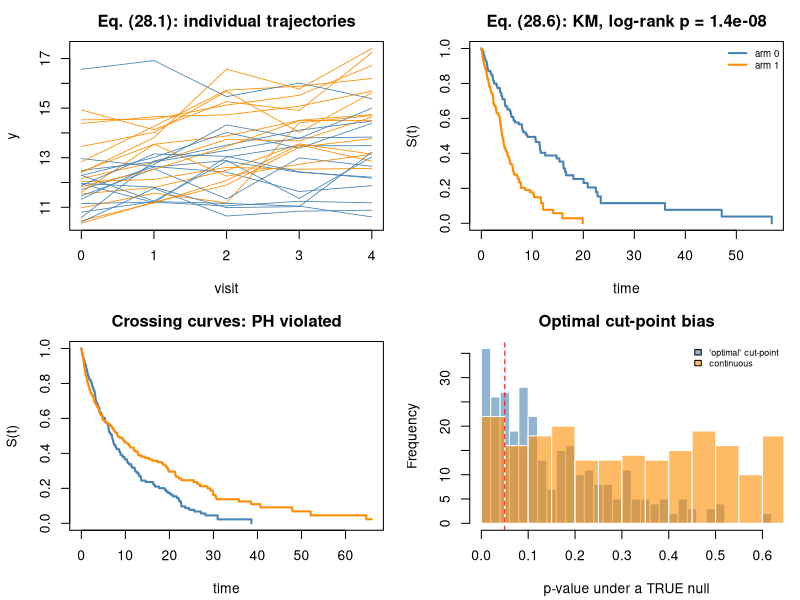

Reproduce this figure in R.
## ---- chunk 1
suppressPackageStartupMessages({library(survival); library(nlme); library(splines)})
MODULE_NAME <- "28a_survival_and_longitudinal"
OUT <- file.path(Sys.getenv("STATS_OUT", unset = "results"), MODULE_NAME)
dir.create(OUT, recursive = TRUE, showWarnings = FALSE)
header <- function(txt) cat("\n", strrep("=", 72), "\n", txt, "\n",
                            strrep("=", 72), "\n", sep = "")
## ---- chunk 2
header("A1. Repeated visits: the treatment x time interaction (28.1)-(28.2)")
set.seed(2001)
n_subj <- 30; n_visit <- 5
dl <- do.call(rbind, lapply(seq_len(n_subj), function(s) {
  arm <- s %% 2; b0 <- rnorm(1, 0, 1.5); b1 <- rnorm(1, 0, 0.25)
  data.frame(subject = factor(sprintf("S%02d", s)), arm = arm, time = 0:(n_visit-1),
             y = (12 + b0) + (0.15 + 0.35*arm + b1)*(0:(n_visit-1)) + rnorm(n_visit, 0, 0.6))
}))
m_wrong <- lm(y ~ time * arm, data = dl)                        # visits pooled
m_rs <- lme(y ~ time * arm, random = ~ time | subject, data = dl)
cat("  TRUE treatment x time interaction = 0.350\n")
cat(sprintf("  %-34s%16s%9s%11s\n", "analysis", "beta(time:arm)", "SE", "p"))
cs <- coef(summary(m_wrong))
cat(sprintf("  %-34s%16.4f%9.4f%11.4f\n", "OLS, visits pooled (WRONG)",
            cs["time:arm",1], cs["time:arm",2], cs["time:arm",4]))
ts <- summary(m_rs)$tTable
cat(sprintf("  %-34s%16.4f%9.4f%11.4f\n", "mixed model, random slope",
            ts["time:arm","Value"], ts["time:arm","Std.Error"], ts["time:arm","p-value"]))
cat(sprintf("\n  A main effect of `arm` describes only the BASELINE difference\n"))
cat(sprintf("  (here %+.3f). The scientific question is the INTERACTION.\n",
            ts["arm","Value"]))
## ---- chunk 3
header("A2. Between- vs within-person effects (28.3)")
set.seed(2002)
da <- do.call(rbind, lapply(1:60, function(s) {
  base_age <- runif(1, 40, 80)
  level <- 5 + 0.06*base_age + rnorm(1, 0, 0.5)   # BETWEEN: positive (cohort effect)
  data.frame(subject = factor(sprintf("S%02d", s)), age = base_age + 0:3,
             y = level - 0.10*(0:3) + rnorm(4, 0, 0.25))  # WITHIN: negative
}))
da$age_mean <- ave(da$age, da$subject)
da$age_dev <- da$age - da$age_mean
m_naive <- lm(y ~ age, data = da)
m_sep <- lme(y ~ age_mean + age_dev, random = ~ 1 | subject, data = da)
cat(sprintf("  naive pooled age slope          = %+.4f\n", coef(m_naive)["age"]))
cat(sprintf("  between-person (age_mean) slope = %+.4f  (truth +0.06)\n",
            fixef(m_sep)["age_mean"]))
cat(sprintf("  within-person  (age_dev)  slope = %+.4f  (truth -0.10)\n",
            fixef(m_sep)["age_dev"]))
cat("\n  The naive analysis reports a POSITIVE age effect; the biology is a\n")
cat("  NEGATIVE within-person decline. Always decompose (28.3) in cohorts.\n")
## ---- chunk 4
header("B1. Right-censoring: three wrong answers and one right one")
simulate_survival <- function(n = 300, hr = 1.8, censor_rate = 0.9) {
  arm <- rbinom(n, 1, 0.5)
  base_hazard <- 0.08
  T <- rexp(n, base_hazard * hr^arm)
  ## size = n matters: 1/(base*censor_rate) is a SCALAR, so without `n` every
  ## patient would share one censoring time.
  C <- rexp(n, base_hazard * censor_rate)
  data.frame(time = pmin(T, C), event = as.integer(T <= C), arm = arm, true_T = T)
}
set.seed(2004)
d <- simulate_survival()
cat(sprintf("  n = %d, events = %d (%.0f%%), censored = %d\n", nrow(d), sum(d$event),
            100*mean(d$event), sum(!d$event)))
km_all <- survfit(Surv(time, event) ~ 1, data = d)
cat(sprintf("\n  TRUE median survival (uncensored truth) = %.2f\n", median(d$true_T)))
cat(sprintf("  (a) mean observed time, ignoring censoring = %.2f   <- biased DOWN\n",
            mean(d$time)))
cat(sprintf("  (b) mean among events only                 = %.2f   <- biased DOWN more\n",
            mean(d$time[d$event == 1])))
cat(sprintf("  (c) Kaplan-Meier median (28.6)             = %.2f   <- correct\n",
            summary(km_all)$table["median"]))
cat("\n  Censored subjects are NOT failures and NOT missing: they contribute\n")
cat("  information up to their censoring time. Requires NON-INFORMATIVE\n")
cat("  censoring: T independent of C given covariates.\n")
## ---- chunk 5
header("B2. KM estimator and Greenwood's variance (28.6)-(28.7)")
kaplan_meier <- function(time, event) {
  ts <- sort(unique(time[event == 1]))
  S <- 1; var_sum <- 0
  do.call(rbind, lapply(ts, function(ti) {
    n_i <- sum(time >= ti); d_i <- sum(time == ti & event == 1)
    S <<- S * (1 - d_i/n_i)                                     # eq. (28.6)
    if (n_i > d_i) var_sum <<- var_sum + d_i/(n_i*(n_i - d_i))  # eq. (28.7)
    data.frame(t = ti, n_risk = n_i, d = d_i, S = S, se = S*sqrt(var_sum))
  }))
}
mine <- kaplan_meier(d$time, d$event)
sf <- survfit(Surv(time, event) ~ 1, data = d)
idx <- round(c(0.1, 0.5, 0.9) * (nrow(mine) - 1)) + 1
cat(sprintf("  %8s%11s%11s%15s%14s\n", "time", "n at risk", "S (mine)",
            "S (survfit)", "Greenwood SE"))
for (i in idx) {
  ti <- mine$t[i]
  s_sf <- summary(sf, times = ti)$surv
  cat(sprintf("  %8.3f%11d%11.5f%15.5f%14.5f\n", ti, mine$n_risk[i], mine$S[i],
              s_sf, mine$se[i]))
}
cat(sprintf("  max |mine - survfit| over all event times: %.2e\n",
            max(abs(mine$S - summary(sf, times = mine$t)$surv))))
cat("\n  ALWAYS show the number-at-risk table. The right tail of a KM curve is\n")
cat("  estimated from very few subjects and looks far more precise than it is:\n")
for (q in c(0.25, 0.5, 0.75, 0.95)) {
  i <- max(1, round(q * nrow(mine)))
  cat(sprintf("    at t = %6.2f: %3d at risk, S = %.3f +/- %.3f\n",
              mine$t[i], mine$n_risk[i], mine$S[i], 1.96*mine$se[i]))
}
## ---- chunk 6
header("B3. Log-rank from scratch (28.8)")
logrank_manual <- function(time, event, group) {
  OE <- 0; V <- 0
  for (ti in sort(unique(time[event == 1]))) {
    at_risk <- time >= ti
    n_i <- sum(at_risk); n_1i <- sum(at_risk & group == 1)
    d_i <- sum(time == ti & event == 1)
    d_1i <- sum(time == ti & event == 1 & group == 1)
    if (n_i > 1) {
      OE <- OE + d_1i - d_i * n_1i/n_i                          # eq. (28.8)
      V <- V + d_i*(n_i - d_i)*n_1i*(n_i - n_1i)/(n_i^2*(n_i-1))
    }
  }
  Z <- OE/sqrt(V); c(Z = Z, chi2 = Z^2, p = 2*pnorm(abs(Z), lower.tail = FALSE))
}
lr_mine <- logrank_manual(d$time, d$event, d$arm)
lr_sd <- survdiff(Surv(time, event) ~ arm, data = d)
cat(sprintf("  mine      : Z = %+.4f, chi2 = %.4f, p = %.3e\n",
            lr_mine["Z"], lr_mine["chi2"], lr_mine["p"]))
cat(sprintf("  survdiff(): chi2 = %.4f, p = %.3e\n", lr_sd$chisq,
            pchisq(lr_sd$chisq, 1, lower.tail = FALSE)))
cat("\n  The log-rank is most powerful under PROPORTIONAL HAZARDS and can have\n")
cat("  near-zero power when survival curves CROSS.\n")
## ---- chunk 7
header("B4. Cox proportional hazards and its diagnostic (28.9)-(28.11)")
set.seed(7)
d$age <- rnorm(nrow(d), 60, 10)
cph <- coxph(Surv(time, event) ~ arm + age, data = d)
print(summary(cph)$coefficients)
cat(sprintf("\n  TRUE hazard ratio for arm = 1.80; estimated = %.3f\n",
            exp(coef(cph)["arm"])))
cat("\n  exp(beta) is a HAZARD RATIO: a ratio of instantaneous event rates\n")
cat("  among those still at risk. NOT a risk ratio, NOT a ratio of survival\n")
cat("  times.\n")
cat(sprintf("\n  Effective sample size = NUMBER OF EVENTS, not subjects:\n"))
cat(sprintf("    subjects = %d, events = %d, covariates = 2 -> %.0f events per\n",
            nrow(d), sum(d$event), sum(d$event)/2))
cat("    covariate (guidance: >= 10)\n")
cat("\n  Proportional-hazards check (28.11), scaled Schoenfeld residuals:\n")
print(cox.zph(cph)$table)
cat("  Small p => the coefficient varies with time => PH is violated.\n")

cat("\n  A dataset with a genuinely NON-proportional (crossing) effect:\n")
set.seed(2005)
n <- 400
arm2 <- rbinom(n, 1, 0.5)
T2 <- ifelse(arm2 == 1,
             ifelse(runif(n) < 0.25, rexp(n, 1/2), rexp(n, 1/25)),
             rexp(n, 1/10))
C2 <- rexp(n, 1/30)
d3 <- data.frame(time = pmin(T2, C2), event = as.integer(T2 <= C2), arm = arm2)
cph3 <- coxph(Surv(time, event) ~ arm, data = d3)
cat(sprintf("    Cox HR = %.3f, p = %.3f\n", exp(coef(cph3)["arm"]),
            summary(cph3)$coefficients["arm", "Pr(>|z|)"]))
cat(sprintf("    log-rank p = %.3f   <- little power against crossing\n",
            pchisq(survdiff(Surv(time, event) ~ arm, data = d3)$chisq, 1,
                   lower.tail = FALSE)))
cat(sprintf("    PH test p  = %.4f   <- PH is violated\n",
            cox.zph(cph3)$table["arm", "p"]))
## ---- chunk 8
header("B5. Restricted mean survival time (28.12)")
rmst <- function(time, event, tau) {
  km <- kaplan_meier(time, event)
  km <- km[km$t <= tau, ]
  ts <- c(0, km$t, tau); Ss <- c(1, km$S)
  sum(Ss * diff(ts))                                            # eq. (28.12)
}
TAU <- 20
for (row_ in list(list("proportional-hazards data", d), list("crossing-hazards data", d3))) {
  dd <- row_[[2]]
  r0 <- rmst(dd$time[dd$arm==0], dd$event[dd$arm==0], TAU)
  r1 <- rmst(dd$time[dd$arm==1], dd$event[dd$arm==1], TAU)
  cat(sprintf("  %-28s RMST(tau=%d): arm0 = %5.2f, arm1 = %5.2f, diff = %+6.2f\n",
              row_[[1]], TAU, r0, r1, r1 - r0))
}
cat("\n  RMST differences are interpretable as 'time gained within tau' and\n")
cat("  require NO proportional-hazards assumption.\n")
## ---- chunk 9
header("B6. Competing risks (28.13)")
set.seed(2006)
n <- 800
T1 <- rexp(n, 1/20); T2c <- rexp(n, 1/12); Cc <- rexp(n, 1/40)
obs <- pmin(T1, T2c, Cc)
cause <- ifelse(T1 <= T2c & T1 <= Cc, 1, ifelse(T2c < T1 & T2c <= Cc, 2, 0))
t_eval <- 15
km_naive <- survfit(Surv(obs, as.integer(cause == 1)) ~ 1)
naive_risk <- 1 - summary(km_naive, times = t_eval)$surv
cif <- function(time, cause, k, t_eval) {
  o <- order(time); time <- time[o]; cause <- cause[o]
  S <- 1; out <- 0
  for (ti in sort(unique(time[cause > 0]))) {
    n_i <- sum(time >= ti); d_k <- sum(time == ti & cause == k)
    d_all <- sum(time == ti & cause > 0)
    if (ti <= t_eval) out <- out + S * d_k/n_i                  # eq. (28.13)
    S <- S * (1 - d_all/n_i)
  }
  out
}
cat(sprintf("  at t = %d:\n", t_eval))
cat(sprintf("    TRUE probability of the event of interest = %.4f\n",
            mean(T1 <= t_eval & T1 <= T2c)))
cat(sprintf("    1 - Kaplan-Meier (naive)                  = %.4f   <- OVERESTIMATES\n",
            naive_risk))
cat(sprintf("    cumulative incidence function (28.13)     = %.4f   <- correct\n",
            cif(obs, cause, 1, t_eval)))
cat("\n  Treating a competing event as censoring asks 'what would happen in a\n")
cat("  world where it cannot occur?' - usually not the question. Use CIF for\n")
cat("  absolute risk; cause-specific hazards for aetiology.\n")
## ---- chunk 10
header("B7. Immortal time bias and optimal cut-point bias")
set.seed(2007)
n <- 600
Ti <- rexp(n, 1/10); Ci <- rexp(n, 1/25)
tt <- pmin(Ti, Ci); ev <- as.integer(Ti <= Ci)
## "Responders" can only be assessed at 3 months - so to BE a responder you
## must first SURVIVE 3 months. The label has NO real effect.
responder <- as.integer(tt > 3 & runif(n) < 0.5)
db <- data.frame(time = tt, event = ev, responder = responder)
cph_bad <- coxph(Surv(time, event) ~ responder, data = db)
land <- subset(db, time > 3); land$time <- land$time - 3
cph_land <- coxph(Surv(time, event) ~ responder, data = land)
cat("  TRUE effect of 'responder' status = NONE\n")
cat(sprintf("  naive Cox HR                      = %.3f  (p = %.2e)   <- spurious\n",
            exp(coef(cph_bad)), summary(cph_bad)$coefficients[1, "Pr(>|z|)"]))
cat(sprintf("  landmark analysis at 3 months, HR = %.3f  (p = %.3f)   <- corrected\n",
            exp(coef(cph_land)), summary(cph_land)$coefficients[1, "Pr(>|z|)"]))

cat("\n  Optimal cut-point bias: dichotomising at the 'most significant'\n")
cat("  threshold when the biomarker is PURE NOISE:\n")
set.seed(2008)
res_cut <- t(replicate(300, {
  nn <- 200
  Tx <- rexp(nn, 1/10); Cx <- rexp(nn, 1/20)
  dd <- data.frame(time = pmin(Tx, Cx), event = as.integer(Tx <= Cx), bm = rnorm(nn))
  ps <- sapply(seq(0.2, 0.8, 0.05), function(q) {
    hi <- as.integer(dd$bm > quantile(dd$bm, q))
    if (sum(hi) < 6 || sum(1-hi) < 6) return(NA)
    pchisq(survdiff(Surv(time, event) ~ hi, data = dd)$chisq, 1, lower.tail = FALSE)
  })
  c(min(ps, na.rm = TRUE),
    summary(coxph(Surv(time, event) ~ bm, data = dd))$coefficients[1, "Pr(>|z|)"])
}))
cat(sprintf("    'best' cut-point p < 0.05 : %.1f%%   <- should be 5%%\n",
            100*mean(res_cut[, 1] < 0.05)))
cat(sprintf("    continuous biomarker p<0.05: %.1f%%   <- calibrated\n",
            100*mean(res_cut[, 2] < 0.05)))
cat("  Keep the biomarker CONTINUOUS, or pre-specify the cut-point.\n")
## ---- chunk 11
png(file.path(OUT, "survival.png"), width = 1100, height = 800, res = 110)
par(mfrow = c(2, 2), mar = c(4.2, 4.2, 2.5, 1))
plot(NA, xlim = c(0, 4), ylim = range(dl$y), xlab = "visit", ylab = "y",
     main = "Eq. (28.1): individual trajectories")
for (s in levels(dl$subject)) {
  sub <- dl[dl$subject == s, ]
  lines(sub$time, sub$y, col = c("steelblue", "darkorange")[sub$arm[1]+1], lwd = 0.8)
}
plot(survfit(Surv(time, event) ~ arm, data = d), col = c("steelblue", "darkorange"),
     lwd = 2, xlab = "time", ylab = "S(t)",
     main = sprintf("Eq. (28.6): KM, log-rank p = %.1e", lr_mine["p"]))
legend("topright", c("arm 0", "arm 1"), col = c("steelblue", "darkorange"),
       lwd = 2, bty = "n", cex = 0.7)
plot(survfit(Surv(time, event) ~ arm, data = d3), col = c("steelblue", "darkorange"),
     lwd = 2, xlab = "time", ylab = "S(t)",
     main = "Crossing curves: PH violated")
hist(res_cut[, 1], breaks = 30, col = adjustcolor("steelblue", 0.6), border = "white",
     main = "Optimal cut-point bias", xlab = "p-value under a TRUE null")
hist(res_cut[, 2], breaks = 30, col = adjustcolor("darkorange", 0.6), border = "white",
     add = TRUE)
abline(v = 0.05, col = "red", lty = 2)
legend("topright", c("'optimal' cut-point", "continuous"),
       fill = c(adjustcolor("steelblue",0.6), adjustcolor("darkorange",0.6)),
       bty = "n", cex = 0.65)
invisible(dev.off())
cat("\nFigure written to", file.path(OUT, "survival.png"), "\n")
